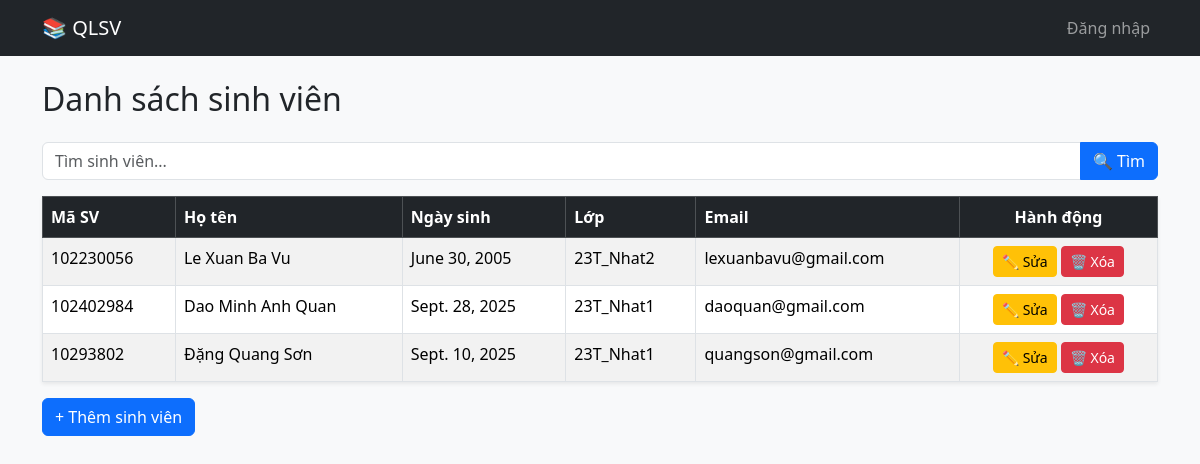
/students/, run on an earlier commit of the app's database.
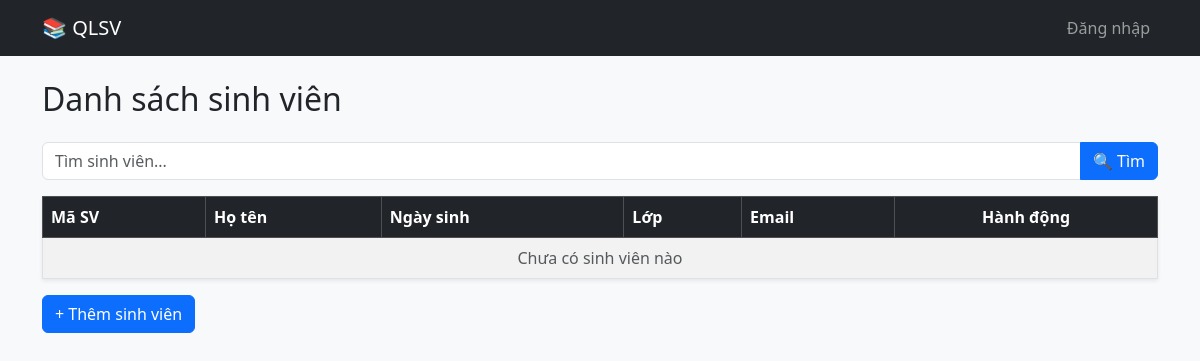
And on a later commit of the database.
### student/models.py (models this page shows, shortened)
class Student(models.Model):
    user = models.OneToOneField(User, on_delete=models.CASCADE, null=True, blank=True)
    ma_sv = models.CharField(max_length=20, unique=True)  # Mã sinh viên
    ho_ten = models.CharField(max_length=100)
    ngay_sinh = models.DateField()
    lop = models.CharField(max_length=50)
    email = models.EmailField(unique=True)

### student/views.py (the view)
# urls.py: path('', views.student_list, name='student_list'),
def student_list(request):
    query = request.GET.get('q')
    if query:
        students = Student.objects.filter(
            Q(ma_sv__icontains=query) |
            Q(ho_ten__icontains=query) |
            Q(lop__icontains=query) |
            Q(email__icontains=query)
        )
    else:
        students = Student.objects.all()
    return render(request, 'student/student_list.html', {'students': students})

### student/templates/student/student_list.html (shortened to what this page needs)
{% extends 'base.html' %}
{% block content %}
<h2 class="mb-4">Danh sách sinh viên</h2>
<form method="get" class="mb-3">
    <div class="input-group">
        <input type="text" name="q" class="form-control" placeholder="Tìm sinh viên..." value="{{ request.GET.q }}">
        <button type="submit" class="btn btn-primary">🔍 Tìm</button>
    </div>
</form>
<table class="table table-bordered table-striped shadow-sm">
    <thead class="table-dark">
        <tr>
            <th>Mã SV</th>
            <th>Họ tên</th>
            <th>Ngày sinh</th>
            <th>Lớp</th>
            <th>Email</th>
            <th class="text-center">Hành động</th>
        </tr>
    </thead>
    <tbody>
        {% for sv in students %}
        <tr>
            <td>{{ sv.ma_sv }}</td>
            <td>{{ sv.ho_ten }}</td>
            <td>{{ sv.ngay_sinh }}</td>
            <td>{{ sv.lop }}</td>
            <td>{{ sv.email }}</td>
            <td class="text-center">
                <a href="{% url 'student_update' sv.pk %}" class="btn btn-sm btn-warning">✏ Sửa</a>
                <a href="{% url 'student_delete' sv.pk %}" class="btn btn-sm btn-danger">🗑 Xóa</a>
            </td>
        </tr>
        {% empty %}
        <tr>
            <td colspan="6" class="text-center text-muted">Chưa có sinh viên nào</td>
        </tr>
        {% endfor %}
    </tbody>
</table>
<a href="{% url 'student_create' %}" class="btn btn-primary">+ Thêm sinh viên</a>
{% endblock %}

### student/templates/base.html (shortened to what this page needs)
<!DOCTYPE html>
<html lang="vi">
<head>
    <link href="https://cdn.jsdelivr.net/npm/bootstrap@5.3.3/dist/css/bootstrap.min.css" rel="stylesheet">
</head>
<body class="bg-light">
<nav class="navbar navbar-expand-lg navbar-dark bg-dark mb-4">
    <div class="container">
        <a class="navbar-brand" href="{% url 'dashboard' %}">📚 QLSV</a>
        <div class="collapse navbar-collapse" id="navbarNav">
            <ul class="navbar-nav">
                {% if user.is_authenticated %}
                    <li class="nav-item dropdown">
                        <a class="nav-link dropdown-toggle" href="#" id="userDropdown" role="button" data-bs-toggle="dropdown">
                            👤 {{ user.username }}
                        </a>
                        <ul class="dropdown-menu dropdown-menu-end">
                            <li><a class="dropdown-item" href="{% url 'profile' %}">Thông tin cá nhân</a></li>
                            <li><hr class="dropdown-divider"></li>
                            <li><a class="dropdown-item" href="{% url 'logout' %}">Đăng xuất</a></li>
                        </ul>
                    </li>
                {% else %}
                    <li class="nav-item">
                        <a href="{% url 'login' %}" class="nav-link">Đăng nhập</a>
                    </li>
                {% endif %}
            </ul>
        </div>
    </div>
</nav>
<div class="container">
    {% block content %}{% endblock %}
</div>
</body>
</html>

What changed in the data, as far as the page shows it:
removed Student: ma_sv "102230056", ho_ten "Le Xuan Ba Vu", ngay_sinh "June 30, 2005", lop "23T_Nhat2", email "lexuanbavu@gmail.com"
removed Student: ma_sv "102402984", ho_ten "Dao Minh Anh Quan", ngay_sinh "Sept. 28, 2025", lop "23T_Nhat1", email "daoquan@gmail.com"
removed Student: ma_sv "10293802", ho_ten "Đặng Quang Sơn", ngay_sinh "Sept. 10, 2025", lop "23T_Nhat1", email "quangson@gmail.com"
Also different on the page:
text now shown: "Chưa có sinh viên nào"
